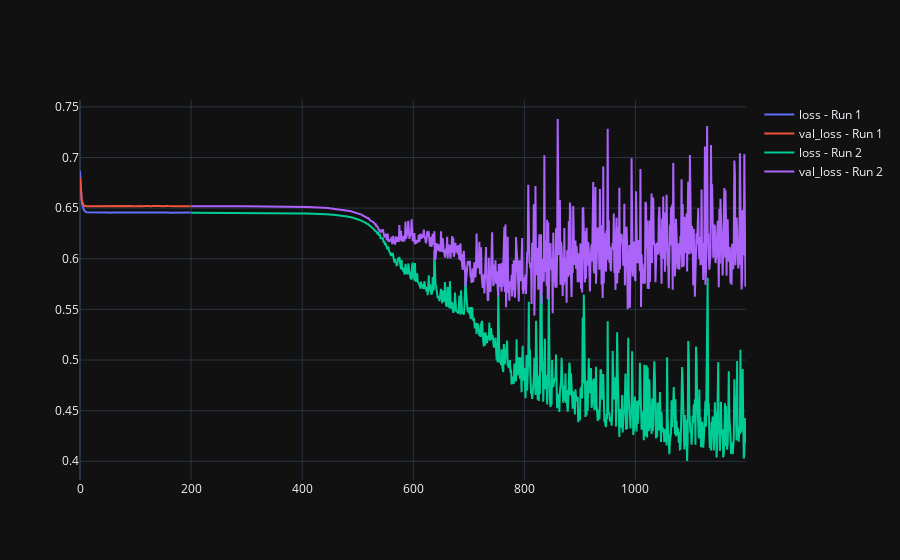

Write notebook code for a chart like this one.
### Code cell
msa_plot()

### Figure 1 — Plotly figure (JSON) as saved in the notebook; plotly's stock layout.template omitted (floating-point values rounded to 4 significant figures; data arrays with more than 128 entries replaced by an {"elided": "..."} marker saying what was removed)
{"data": [{"name": "loss - Run 1", "x": {"elided": "200 int values"}, "y": {"elided": "200 float values"}, "type": "scatter"}, {"name": "val_loss - Run 1", "x": {"elided": "200 int values"}, "y": {"elided": "200 float values"}, "type": "scatter"}, {"name": "loss - Run 2", "x": {"elided": "1000 int values"}, "y": {"elided": "1000 float values"}, "type": "scatter"}, {"name": "val_loss - Run 2", "x": {"elided": "1000 int values"}, "y": {"elided": "1000 float values"}, "type": "scatter"}], "layout": {"xaxis": {"anchor": "y", "domain": [0.0, 1.0]}, "yaxis": {"anchor": "x", "domain": [0.0, 1.0]}}}
